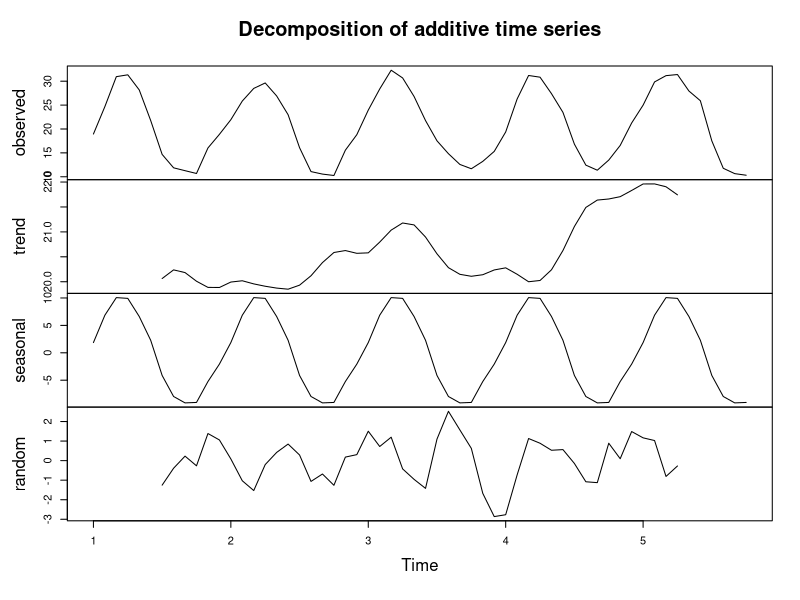
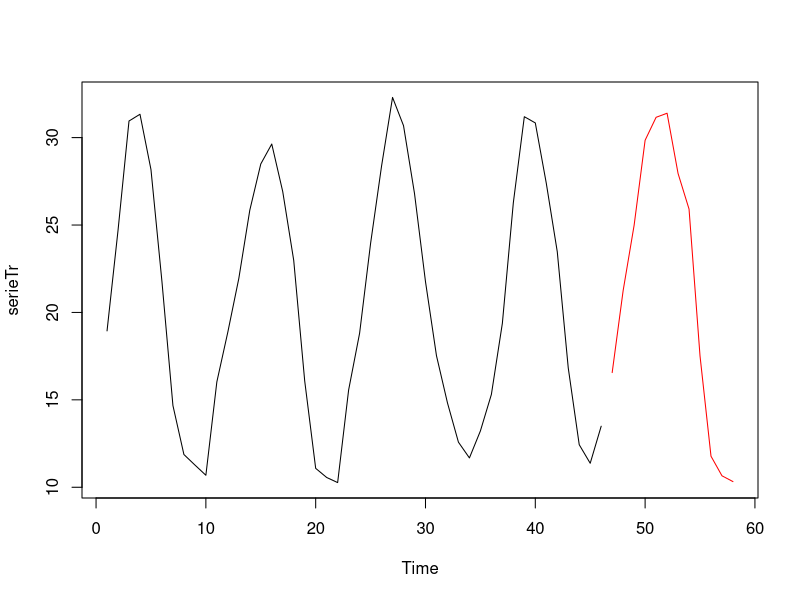
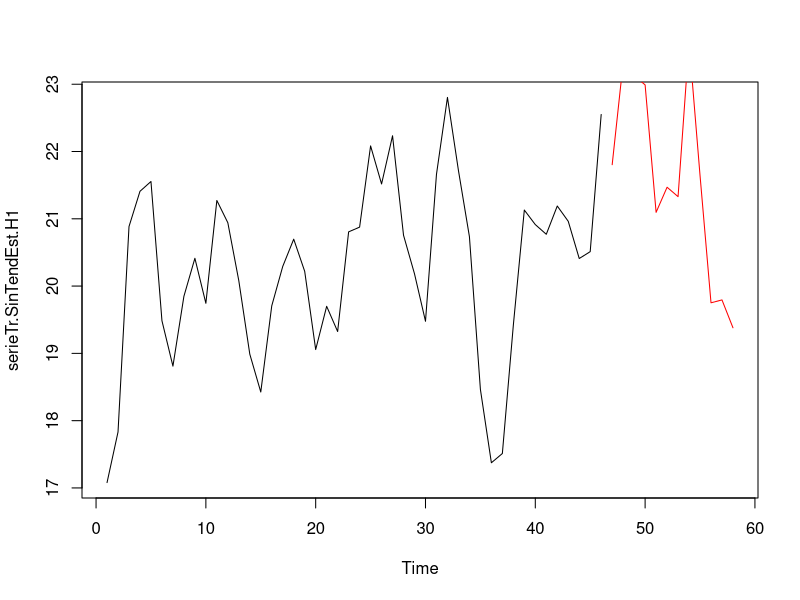
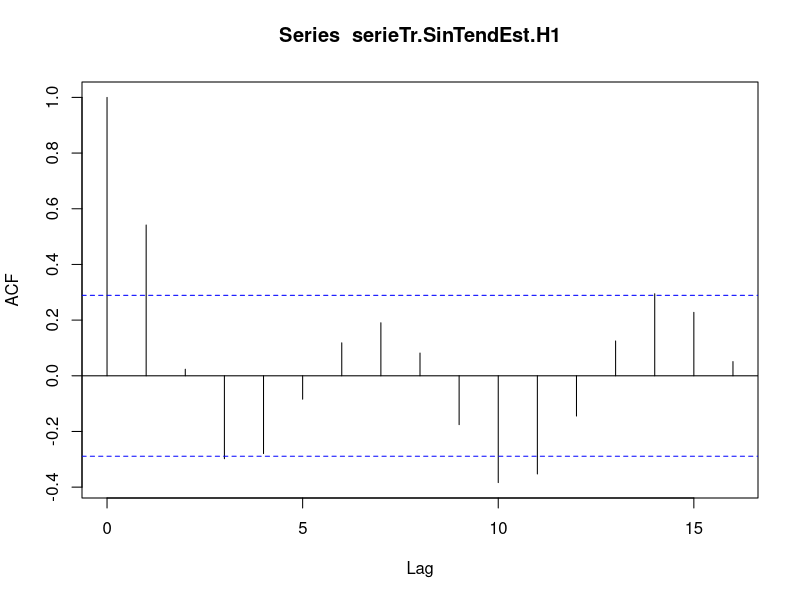
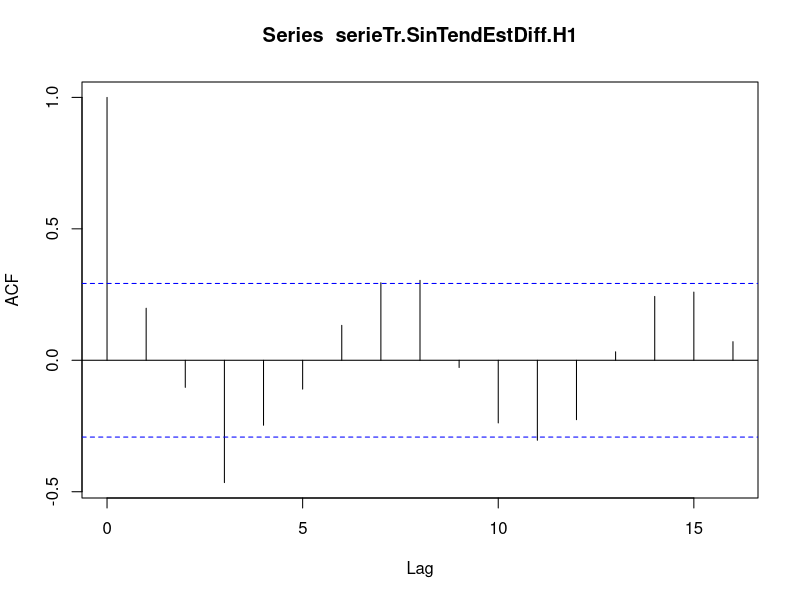
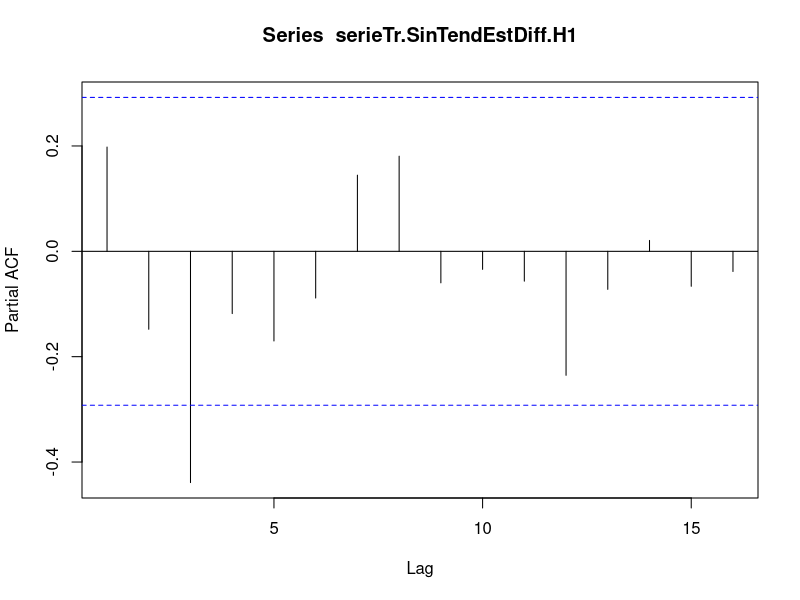
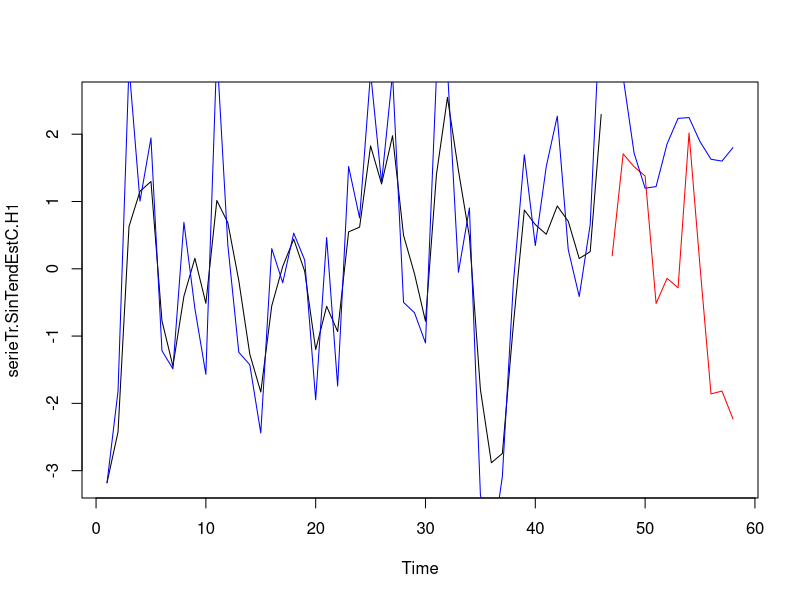
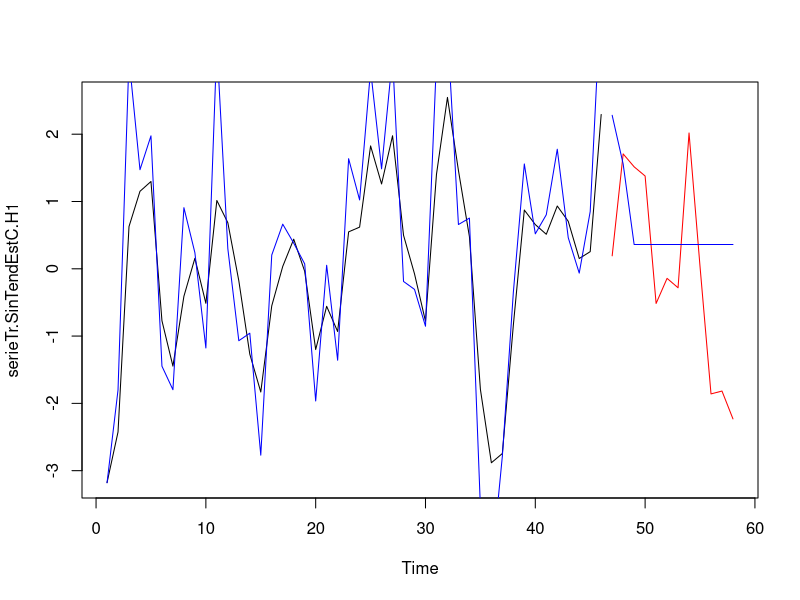

Write the R code that produced these figures, in order.
# LUIS BALDERAS RUIZ. 77145416N
# luisbalderas@correo.ugr.es
# Ejercicio Autónomo. Mensual. Curso 2019-2020

# setwd("~/Documentos/Master/TimeSeries-DataStreamMining/TimeSeries/TrabajoAutonomo")

NPred = 12 # Valores a predecir
NTest = 12 # Valores para test

library(tseries)

# Lectura de datos
serie = scan('./data/Estacion2870_mensual.txt')

# Generación de la serie. Frecuencia de 12 por ser anual
serie.ts = ts(serie,frequency = 12)
# Vemos clara estacionalidad y dudosa tendencia. La asocio a ruido
plot(decompose(serie.ts))

# Separación en entrenamiento y test
serieTr = serie.ts[1:(length(serie.ts)-NTest)]
tiempoTr = 1:length(serieTr)
serieTs = serie.ts[(length(serie.ts)-NTest+1):length(serie)]
tiempoTs = (tiempoTr[length(tiempoTr)]+1):(tiempoTr[length(tiempoTr)]+NTest)

# Dibujando training y test
plot.ts(serieTr, xlim=c(1,tiempoTs[length(tiempoTs)]))
lines(tiempoTs,serieTs,col='red')

# Como los rangos de la serie temporal son estables (no hay crecimientos en la estacionalidad)
# no es necesario aplicar ninguna transformación más allá del preprocesamiento ya efectuado.


# Como la tendencia es dudosa, ya que el incremento es de apenas un grado en toda
# la serie y además con altibajos, es complicado definir una aproximación funcional
# que modele la tendencia, por lo que la asocio a ruido y, para conseguir que sea
# estacionaria, me centro en eliminar la estacionalidad.

#############################################################################################
# ELIMINACIÓN DE LA ESTACIONALIDAD

# A simple vista parece que la función tiene estacionalidad. Para eliminarla, es vital conocer el periodo. Utilizamos la función
# de autocorrelación, y, sabiendo el periodo, calculamos la media para cada mes. Este cálculo lo realiza la función decompose
# en su atributo seasonal. Tomando los 12 valores (correspondientes al periodo), podemos restarlos a la serie temporal (a los meses
# homónimos de cada año) para sí eliminar la estacionalidad.

# Partiendo de la suposición de estacionalidad anual, utilizamos la función decompose y su parámetro
# de estacionalidad en los 12 meses del test (los últimos) para eliminarla. 
# Periodo de estacionalidad
k=12
estacionalidad.H1 = decompose(serie.ts)$seasonal[1:k]

# Se repiten los valores de la estacionalidad (en test) tantas veces como ciclos, es decir, 10 veces, dando lugar a 120 valores
aux = rep(estacionalidad.H1, 5)
# Me quedo con la estacionalidad de los meses existentes (mayo 2013-feb 2018)
# Restamos esos valores de estacionalidad al conjunto de entrenamiento
serieTr.SinTendEst.H1 = serieTr - aux[1:46]
# Restamos la estacionalidad calculada con decompose 
serieTs.SinTendEst.H1 = serieTs - aux[47:58]
plot.ts(serieTr.SinTendEst.H1, xlim=c(1,tiempoTs[length(tiempoTs)]))
lines(tiempoTs, serieTs.SinTendEst.H1, col='red')
# quedando la serie sin estacionalidad.

#############################################################################################
# ESTACIONARIDAD

# Visualizando ACF y encontrando que tiende a 0 muy rápidamente, podríamos pensar que es estacionaria
acf(serieTr.SinTendEst.H1) # La tendencia a 0 es rápido y sobrepasa 0. Salimos de dudas con el test aumentado de Dickey-Fuller

# Aplicamos el test aumentado de Dickey-Fuller --> p-value 0.2707, no es estacionaria
adftest.H1 = adf.test(serieTr.SinTendEst.H1)

# Diferenciamos
serieTr.SinTendEstDiff.H1 = diff(serieTr.SinTendEst.H1)
serieTs.SinTendEstDiff.H1 = diff(serieTs.SinTendEst.H1)

# Volvemos a aplicar el mismo test
adftest.H1 = adf.test(serieTr.SinTendEstDiff.H1) # Valor 0.01 < 0.05, por lo que es estacionaria con un nivel de confianza
# superior al 95 %

# A continuación, lo vemos con las gráficas de autocorrelación y autocorrelación parcial, ya que tienden a cero muy rápidamente
acf(serieTr.SinTendEstDiff.H1)
pacf(serieTr.SinTendEstDiff.H1)

#####################################################################
# MODELOS

# Con los resultados obtenidos, podemos proponer dos modelos distintos: autorregresivos AR o medias móviles MA. En ambos
# casos es necesario definir el parámetro p. Empezando por el AR, dado que la gráfica ACF tiende a cero muy rápidamente
# alternando valores positivos y negativos, nos fijamos en la gráfica PACF y vemos que la posición del último valor 
# distinto de cero es 3. Para el caso del MA, procedemos al contrario, encontrando que el último valor distinto de cero
# es el 3.

# AR(3). Como hemos diferenciado una vez para conseguir estacionaridad, utilizamos el modelo ARIMA(3,1,0). Asimismo, calculamos
# el error de entrenamiento y test para comparar con otros modelos.


# También se nos presenta la siguiente opción: utilizar la serie diferenciada o sin diferenciar. En el primer caso, tendríamos
# que nuestro modelo AR sería ARIMA(3,0,1) y luego deshacer la diferenciación integrando. Por comodidad, optamos por el enfoque
# planteado arriba (ARIMA(3,1,0)) para que sea el modelo quien haga la integración de forma automática.

# Para que el modelo ARIMA funcione bien, es necesario que la serie esté centrada en el cer
# por lo que le resto la media
serieTr.SinTendEstC.H1 = serieTr.SinTendEst.H1 - mean(serieTr.SinTendEst.H1)
serieTs.SinTendEstC.H1 = serieTs.SinTendEst.H1 - mean(serieTs.SinTendEst.H1)

modelo_arima.H1 = arima(serieTr.SinTendEstC.H1, order=c(3,1,0))
valoresAjustados1.H1 = serieTr.SinTendEstC.H1 + modelo_arima.H1$residuals

# Predicciones
Predicciones1.H1 = predict(modelo_arima.H1,n.ahead=NPred)
valoresPredichos1.H1 = Predicciones1.H1$pred

# Error cuadrático acumulado del ajuste en entrenamiento y test
errorTr1.H1 = sum((modelo_arima.H1$residuals)^2)
errorTs1.H1 = sum((valoresPredichos1.H1- serieTs.SinTendEst.H1)^2)

plot.ts(serieTr.SinTendEstC.H1, xlim=c(1,tiempoTs[length(tiempoTs)]))
lines(valoresAjustados1.H1,col='blue')
lines(tiempoTs,serieTs.SinTendEstC.H1,col='red')
lines(tiempoTs, valoresPredichos1.H1,col='blue')

# MODELO MA

# MA(3)
modelo_ma.H1 = arima(serieTr.SinTendEstC.H1, order=c(0,1,3))
valoresAjustados2.H1 = serieTr.SinTendEstC.H1 + modelo_ma.H1$residuals
# Predicciones
Predicciones2.H1 = predict(modelo_ma.H1,n.ahead=NPred)
valoresPredichos2.H1 = Predicciones2.H1$pred

# Error cuadrático acumulado del ajuste en entrenamiento y test
errorTr2.H1 = sum((modelo_ma.H1$residuals)^2)
errorTs2.H1 = sum((valoresPredichos2.H1- serieTs.SinTendEstC.H1)^2)

plot.ts(serieTr.SinTendEstC.H1, xlim=c(1,tiempoTs[length(tiempoTs)]))
lines(valoresAjustados2.H1,col='blue')
lines(tiempoTs,serieTs.SinTendEstC.H1,col='red')
lines(tiempoTs, valoresPredichos2.H1,col='blue')

##############################################################################
# VALIDACIÓN DE MODELOS

# BONDAD DEL AJUSTE
# Necesitamos evaluar la aleatoriedad de los residuos (Test de Box-Pierce) para descartar que el modelo tenga
# sesgo, la normalidad de los residuos, para garantizar que la serie temporal ha sido modelada correctamente
# (Test de Jarque Bera y Shapiro-Wilk) y realizar una confirmación gráfica

# MODELO AR(4)
boxtestM1 = Box.test(modelo_arima.H1$residuals) # pvalue 0.5577 --> aleatoriedad
JB.H1 = jarque.bera.test(modelo_arima.H1$residuals) # pvalue 0.5472 --> normal
SW.H1 = shapiro.test(modelo_arima.H1$residuals) # pvalue 0.57--> normal

# Gráficamente vemos que los residuos son correctos porque siguen una normal
hist(modelo_arima.H1$residuals, col='blue', prob=T, ylim=c(0,1), xlim=c(-2,2))
lines(density(modelo_arima.H1$residuals))

# MODELO MA(1) --> cumple los tests estadísticos
boxtestM2 = Box.test(modelo_ma.H1$residuals) # pvalue 0.9391 --> aleatoriedad
JB2.H1 = jarque.bera.test(modelo_ma.H1$residuals) # pvalue 0.6982 --> normal
SW2.H1 = shapiro.test(modelo_ma.H1$residuals) # pvalue 0.772--> normal

# Gráficamente vemos que los residuos son correctos porque siguen una normal
hist(modelo_ma.H1$residuals, col='blue', prob=T, ylim=c(0,1), xlim=c(-2,2))
lines(density(modelo_ma.H1$residuals))



